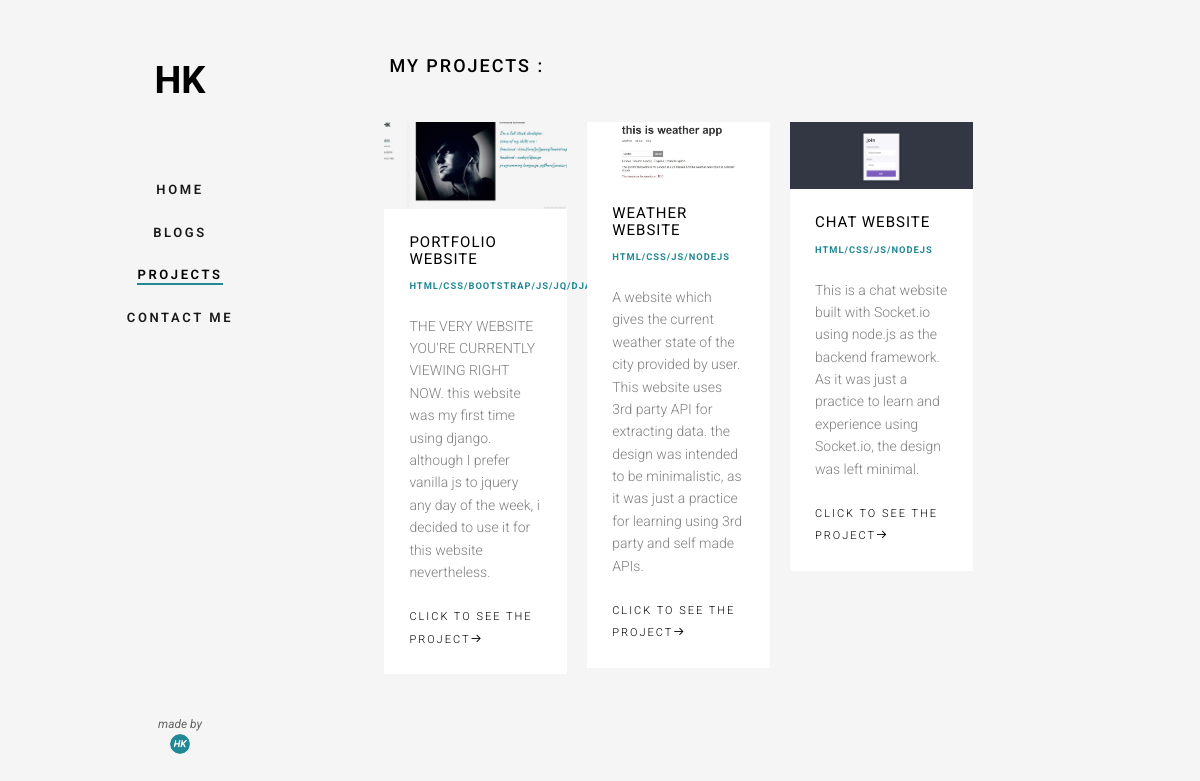
/projects/, run on the app's committed database.
### portfolio/models.py (models this page shows, shortened)
class Project(models.Model):
    title = models.CharField(max_length = 100)
    techs = models.CharField(max_length = 75)
    description = models.TextField(max_length = 250)
    image = models.ImageField(upload_to='portfolio/images/')
    url = models.URLField(blank = True)

### portfolio/views.py (the view)
# urls.py: path('projects/',views.projects,name='projects'),
def projects(request):
    projects = Project.objects.all().order_by('-id')
    return render(request,'portfolio/projects.html',{'projects':projects,'id':2})

### portfolio/templates/portfolio/projects.html
{% extends 'portfolio/base.html' %}
{% block content %}
<h2 class="fh5co-heading animate-box" data-animate-effect="fadeInLeft">My Projects : </h2>
<div class="row row-bottom-padded-md">
    {% for pr in projects %}
    <div class="col-md-3 col-sm-6 col-padding animate-box" data-animate-effect="fadeInLeft">
        <div class="blog-entry">
            <a href="{{pr.url}}" class="blog-img" target="_blank"><img src="{{pr.image.url}}" class="img-responsive" alt="Free HTML5 Bootstrap Template by FreeHTML5.co"></a>
            <div class="desc">
                <h3><a  href="{{pr.url}}" target="_blank">{{ pr.title }}</a></h3>
                <span ><small style="color: #228896;font-weight: bold;">{{pr.techs}}</small></span>
                <p>{{pr.description}}</p>
                <a href="{{pr.url}}" class="lead" target="_blank">click to see the project<i class="icon-arrow-right3"></i></a>
            </div>
        </div>
    </div>
    {% endfor %}
</div>
    {% endblock %}

### portfolio/templates/portfolio/base.html (shortened to what this page needs)
<!DOCTYPE html>
 <html class="no-js">
	<head>
    {% load static %}
	<link rel="stylesheet" href="{% static 'portfolio/css/animate.css' %}">
	<link rel="stylesheet" href="{% static 'portfolio/css/icomoon.css' %}">
	<link rel="stylesheet" href="{% static 'portfolio/css/bootstrap.css' %}">
	<link rel="stylesheet" href="{% static 'portfolio/css/flexslider.css'  %}">
	<link rel="stylesheet" href="{% static 'portfolio/css/style.css' %}">
	</head>
	<body>
	<div id="fh5co-page">
		<aside id="fh5co-aside" role="complementary" class="border js-fullheight">
			<h1 id="fh5co-logo"><a href="">HK</a></h1>
			<nav id="fh5co-main-menu" role="navigation">
				<ul id = 'navul'>
					<li class="fh5co-active"><a href="{% url 'home' %}">Home</a></li>
					<li><a href="{% url 'blog:blog_home' %}">Blogs</a></li>
					<li ><a href="{% url 'projects' %}">Projects</a></li>
					<li><a href="{% url 'contact' %}">Contact Me</a></li>
				</ul>
			</nav>
			<div class="fh5co-footer">
				<span ><small><i style="text-align: center;justify-content: center;display: flex;">made by </i><i class="hkabc"></i></small></span>
			</div>
		</aside>
		<div id="fh5co-main">
			<div class="fh5co-narrow-content">
				{% block content %}{% endblock %}
		</div>
	</div>
	</body>
</html>

### portfolio/static/portfolio/css/icomoon.css (style rules this page uses)
[class^="icon-"], [class*=" icon-"] { font-family: 'icomoon' !important; speak: none; font-style: normal; font-weight: normal; font-variant: normal; text-transform: none; line-height: 1; -webkit-font-smoothing: antialiased; -moz-osx-font-smoothing: grayscale; }
.icon-arrow-right3:before { content: "\e0c3"; }

### portfolio/static/portfolio/css/style.css (style rules this page uses)
body { font-family: "Roboto", Arial, sans-serif; font-weight: 300; font-size: 14px; line-height: 1.6; color: rgba(0, 0, 0, 0.5); background: whitesmoke; }
a { color: #228896; -webkit-transition: 0.5s; -o-transition: 0.5s; transition: 0.5s; }
p { margin-bottom: 1.5em; }
h1, h2, h3, h4, h5, h6 { color: #000; font-family: "Roboto", Arial, sans-serif; font-weight: 400; margin: 0 0 30px 0; }
#fh5co-page { width: 100%; overflow: hidden; position: relative; }
#fh5co-aside { padding-top: 60px; padding-bottom: 40px; width: 20%; position: fixed; bottom: 0; top: 0; left: 0; overflow-y: scroll; z-index: 1001; -webkit-transition: 0.5s; -o-transition: 0.5s; transition: 0.5s; }
@media screen and (max-width: 1200px) { #fh5co-aside { width: 30%; } }
#fh5co-aside #fh5co-logo { text-align: center; font-family: "Roboto", Arial, sans-serif; font-weight: 700; margin-bottom: 2em; text-transform: uppercase; font-size: 38px; }
#fh5co-aside #fh5co-logo a { color: #000; }
#fh5co-aside #fh5co-main-menu ul { text-align: center; margin: 0; padding: 0; }
#fh5co-aside #fh5co-main-menu ul li { margin: 0 0 20px 0; padding: 0; list-style: none; }
#fh5co-aside #fh5co-main-menu ul li a { color: rgba(0, 0, 0, 0.9); text-decoration: none; letter-spacing: 0.1em; text-transform: uppercase; font-size: 13px; font-weight: 600; position: relative; padding: 10px 10px; letter-spacing: 0.2em; font-family: "Roboto", Arial, sans-serif; -webkit-transition: 0.3s; -o-transition: 0.3s; transition: 0.3s; }
#fh5co-aside #fh5co-main-menu ul li a:after { content: ""; position: absolute; height: 2px; bottom: 7px; left: 10px; right: 10px; background-color: #228896; visibility: hidden; -webkit-transform: scaleX(0); -moz-transform: scaleX(0); -ms-transform: scaleX(0); -o-transform: scaleX(0); transform: scaleX(0); -webkit-transition: all 0.3s cubic-bezier(0.175, 0.885, 0.32, 1.275); -moz-transition: all 0.3s cubic-bezier(0.175, 0.885, 0.32, 1.275); -ms-transition: all 0.3s cubic-bezier(0.175, 0.885, 0.32, 1.275); -o-transition: all 0.3s cubic-bezier(0.175, 0.885, 0.32, 1.275); transition: all 0.3s cubic-bezier(0.175, 0.885, 0.32, 1.275); }
#fh5co-aside #fh5co-main-menu ul li.fh5co-active a { color: black; }
#fh5co-aside #fh5co-main-menu ul li.fh5co-active a:after { visibility: visible; -webkit-transform: scaleX(1); -moz-transform: scaleX(1); -ms-transform: scaleX(1); -o-transform: scaleX(1); transform: scaleX(1); }
#fh5co-aside .fh5co-footer { position: absolute; bottom: 40px; font-size: 14px; text-align: center; width: 100%; font-weight: 400; color: rgba(0, 0, 0, 0.6); padding: 0 20px; }
#fh5co-aside .fh5co-footer span { display: block; }
#fh5co-main { width: 80%; float: right; -webkit-transition: 0.5s; -o-transition: 0.5s; transition: 0.5s; }
@media screen and (max-width: 1200px) { #fh5co-main { width: 70%; } }
#fh5co-main .fh5co-narrow-content { position: relative; width: 93%; margin: 0 auto; padding: 4em 0; clear: both; }
.blog-entry { width: 100%; float: left; background: #fff; }
.blog-entry .blog-img { width: 100%; float: left; overflow: hidden; position: relative; z-index: 1; margin-bottom: 25px; }
.blog-entry .blog-img img { position: relative; max-width: 100%; -webkit-transform: scale(1.2); -moz-transform: scale(1.2); -ms-transform: scale(1.2); -o-transform: scale(1.2); transform: scale(1.2); -webkit-transition: 0.9s; -o-transition: 0.9s; transition: 0.9s; }
.blog-entry .desc { padding: 25px; }
.blog-entry .desc h3 { font-size: 15px; text-transform: uppercase; margin-bottom: 10px; letter-spacing: 1px; line-height: auto; }
.blog-entry .desc h3 a { color: #000; text-decoration: none; }
.blog-entry .desc span { display: block; margin-bottom: 20px; font-size: 11px; text-transform: uppercase; letter-spacing: 1px; color: rgba(0, 0, 0, 0.4) !important; }
.blog-entry .desc .lead { font-size: 11px; text-transform: uppercase; letter-spacing: 2px; color: #000; }
.fh5co-heading { font-size: 18px; margin-bottom: 2em; font-weight: 500; text-transform: uppercase; letter-spacing: 2px; }
.row-bottom-padded-md { padding-bottom: 4em; }
.col-padding { padding: 10px !important; }
.js .animate-box { opacity: 0; }

### data on the page
Project: image (picture), title "PORTFOLIO WEBSITE", techs "HTML/CSS/BOOTSTRAP/JS/JQ/DJANGO", description "THE VERY WEBSITE YOU'RE CURRENTLY VIEWING RIGHT NOW. this website was my first time using django. although I prefer vanilla js to jquery any day of the week, i decided to use it for this website nevertheless."
Project: image (picture), title "WEATHER WEBSITE", techs "HTML/CSS/JS/NODEJS", description "A website which gives the current weather state of the city provided by user. This website uses 3rd party API for extracting data. the design was intended to be minimalistic, as it was just a practice for learning using 3rd party and self made APIs."
Project: image (picture), title "CHAT WEBSITE", techs "HTML/CSS/JS/NODEJS", description "This is a chat website built with Socket.io using node.js as the backend framework. As it was just a practice to learn and experience using Socket.io, the design was left minimal."
